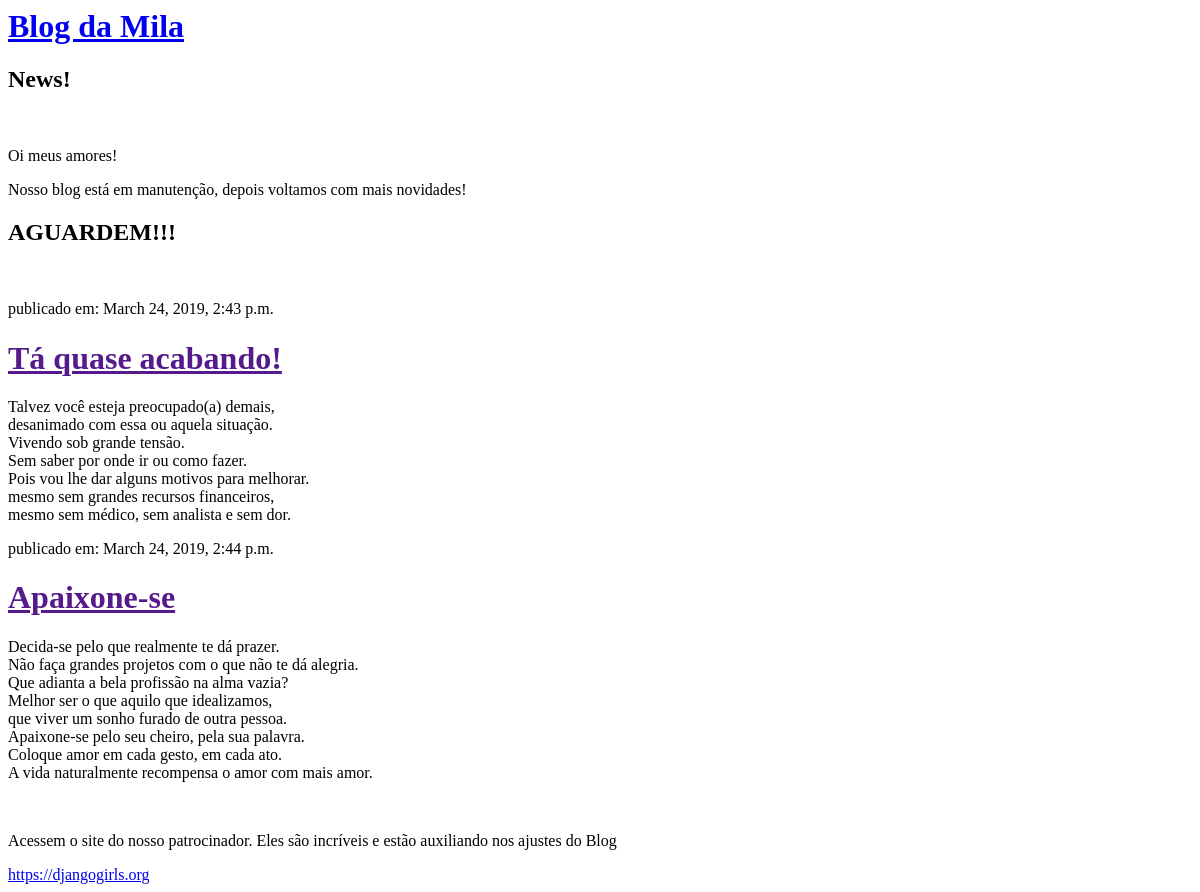
Before: / with the older database file.
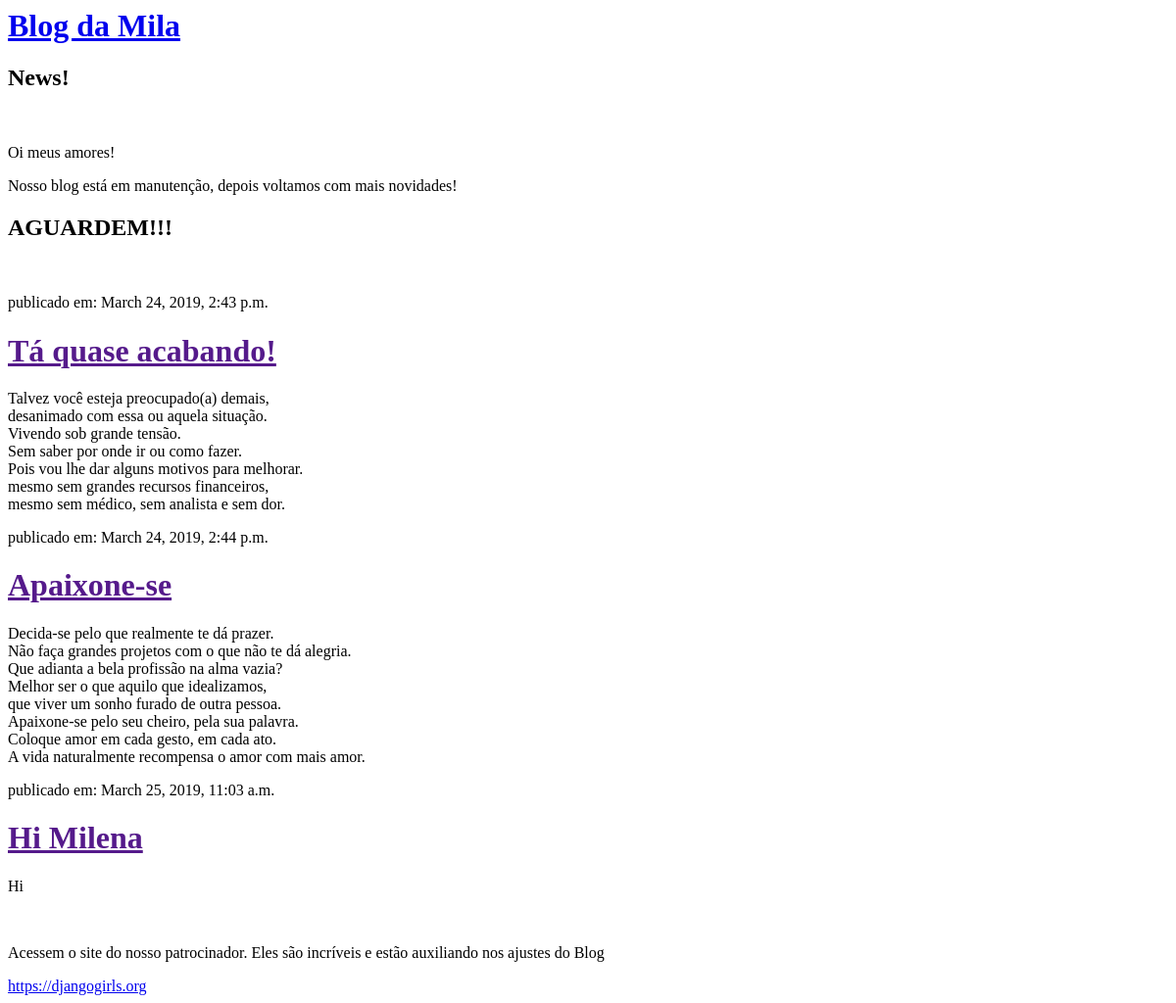
After: the same page with the newer database file.
### blogger/models.py (models this page shows, shortened)
class Post(models.Model):
    author = models.ForeignKey('auth.User', on_delete=models.CASCADE)
    title = models.CharField(max_length=200)
    text = models.TextField()
    created_date = models.DateTimeField(
            default=timezone.now)
    published_date = models.DateTimeField(
            blank=True, null=True)

### blogger/views.py (the view)
# urls.py: path('', views.post_list, name='post_list'),
def post_list(request):
    posts = Post.objects.filter(published_date__lte=timezone.now()).order_by('published_date')
    return render(request, 'blogger/post_list.html', {'posts': posts})

### blogger/templates/blogger/post_list.html (shortened to what this page needs)
<html>
    <Título da página>
    <head>
    </head>
    <Título principal>
    <h1><a href="/">Blog da Mila</a></h1>
    <sub-título>
    <h2>News!</h2>
    <br>
<body>
    <p>Oi meus amores!</p>
    <p>Nosso blog está em manutenção, depois voltamos com mais novidades!</p>
    <h2>AGUARDEM!!!</h2>
    <br>
    {% for post in posts %}
        <div>
        <p>publicado em: {{ post.published_date }}</p>
        <h1><a href="">{{ post.title }}</a></h1>
        <p>{{ post.text|linebreaksbr }}</p>
        </div>
    {% endfor %}
    <br>
    <p> Acessem o site do nosso patrocinador. Eles são incríveis e estão auxiliando nos ajustes do Blog</p>
    <a href="https://djangogirls.org">https://djangogirls.org</a>
</body>
</html>

Changed rows visible on the page:
added Post: published_date "March 25, 2019, 11:03 a.m.", title "Hi Milena", text "Hi"
